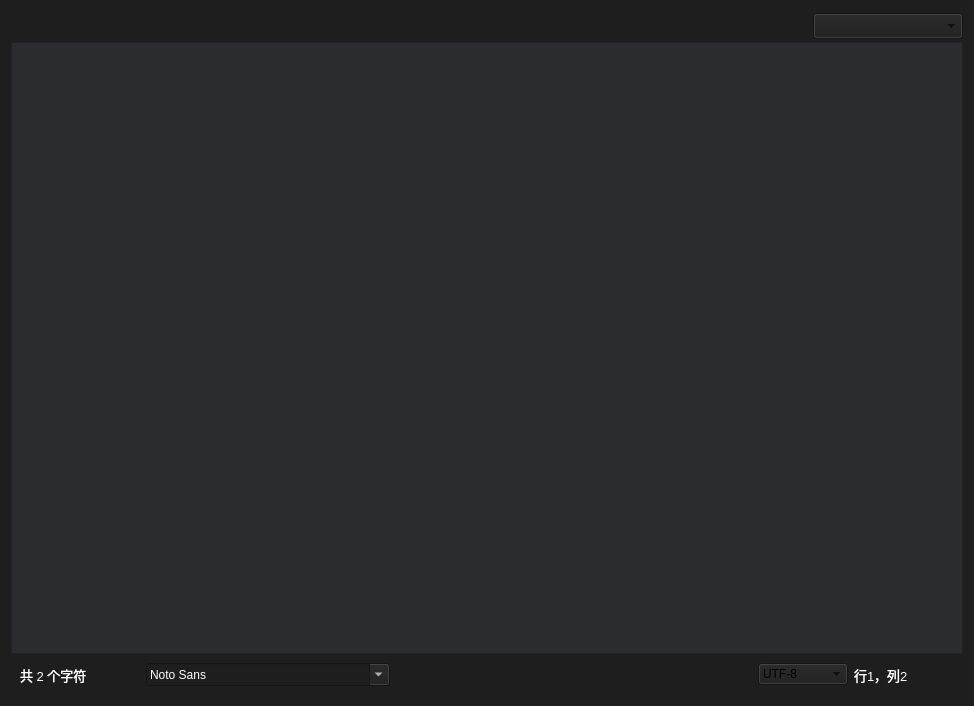
<?xml version="1.0" encoding="UTF-8"?>
<ui version="4.0">
 <class>Widget</class>
 <widget class="QWidget" name="Widget">
  <property name="geometry">
   <rect>
    <x>0</x>
    <y>0</y>
    <width>974</width>
    <height>706</height>
   </rect>
  </property>
  <property name="windowTitle">
   <string>LTNoteBook</string>
  </property>
  <property name="styleSheet">
   <string notr="true">background-color: rgb(30, 30, 30);</string>
  </property>
  <layout class="QHBoxLayout" name="horizontalLayout_4">
   <item>
    <layout class="QVBoxLayout" name="verticalLayout">
     <property name="spacing">
      <number>0</number>
     </property>
     <item>
      <layout class="QHBoxLayout" name="horizontalLayout">
       <property name="spacing">
        <number>5</number>
       </property>
       <item>
        <widget class="QPushButton" name="Open">
         <property name="minimumSize">
          <size>
           <width>31</width>
           <height>31</height>
          </size>
         </property>
         <property name="autoFillBackground">
          <bool>false</bool>
         </property>
         <property name="styleSheet">
          <string notr="true"/>
         </property>
         <property name="text">
          <string/>
         </property>
         <property name="icon">
          <iconset resource="res.qrc">
           <normaloff>:/icon/folder (1).png</normaloff>:/icon/folder (1).png</iconset>
         </property>
         <property name="iconSize">
          <size>
           <width>20</width>
           <height>20</height>
          </size>
         </property>
         <property name="checkable">
          <bool>false</bool>
         </property>
         <property name="checked">
          <bool>false</bool>
         </property>
         <property name="autoRepeat">
          <bool>false</bool>
         </property>
         <property name="autoExclusive">
          <bool>false</bool>
         </property>
         <property name="autoRepeatDelay">
          <number>0</number>
         </property>
         <property name="autoRepeatInterval">
          <number>2</number>
         </property>
         <property name="autoDefault">
          <bool>true</bool>
         </property>
         <property name="default">
          <bool>false</bool>
         </property>
         <property name="flat">
          <bool>true</bool>
         </property>
        </widget>
       </item>
       <item>
        <widget class="QPushButton" name="Save">
         <property name="minimumSize">
          <size>
           <width>30</width>
           <height>31</height>
          </size>
         </property>
         <property name="styleSheet">
          <string notr="true"/>
         </property>
         <property name="text">
          <string/>
         </property>
         <property name="icon">
          <iconset resource="res.qrc">
           <normaloff>:/icon/disk.png</normaloff>
           <activeoff>:/C:/Users/zyx/Downloads/document.png</activeoff>
           <activeon>:/C:/Users/zyx/Downloads/document.png</activeon>:/icon/disk.png</iconset>
         </property>
         <property name="iconSize">
          <size>
           <width>20</width>
           <height>20</height>
          </size>
         </property>
         <property name="checkable">
          <bool>false</bool>
         </property>
         <property name="autoRepeat">
          <bool>false</bool>
         </property>
         <property name="autoRepeatDelay">
          <number>0</number>
         </property>
         <property name="autoRepeatInterval">
          <number>200</number>
         </property>
         <property name="autoDefault">
          <bool>true</bool>
         </property>
         <property name="default">
          <bool>false</bool>
         </property>
         <property name="flat">
          <bool>true</bool>
         </property>
        </widget>
       </item>
       <item>
        <widget class="QPushButton" name="Exit">
         <property name="minimumSize">
          <size>
           <width>30</width>
           <height>30</height>
          </size>
         </property>
         <property name="styleSheet">
          <string notr="true"/>
         </property>
         <property name="text">
          <string/>
         </property>
         <property name="icon">
          <iconset resource="res.qrc">
           <normaloff>:/icon/exit.png</normaloff>
           <normalon>:/C:/Users/zyx/Downloads/exit.png</normalon>
           <activeoff>:/C:/Users/zyx/Pictures/icon/exit.png</activeoff>
           <activeon>:/C:/Users/zyx/Downloads/exit.png</activeon>
           <selectedoff>:/C:/Users/zyx/Downloads/exit.png</selectedoff>:/icon/exit.png</iconset>
         </property>
         <property name="iconSize">
          <size>
           <width>20</width>
           <height>20</height>
          </size>
         </property>
         <property name="checkable">
          <bool>false</bool>
         </property>
         <property name="autoRepeat">
          <bool>false</bool>
         </property>
         <property name="autoRepeatDelay">
          <number>0</number>
         </property>
         <property name="autoRepeatInterval">
          <number>200</number>
         </property>
         <property name="autoDefault">
          <bool>true</bool>
         </property>
         <property name="default">
          <bool>false</bool>
         </property>
         <property name="flat">
          <bool>true</bool>
         </property>
        </widget>
       </item>
       <item>
        <spacer name="horizontalSpacer">
         <property name="orientation">
          <enum>Qt::Orientation::Horizontal</enum>
         </property>
         <property name="sizeHint" stdset="0">
          <size>
           <width>40</width>
           <height>20</height>
          </size>
         </property>
        </spacer>
       </item>
       <item>
        <widget class="QPushButton" name="Reset">
         <property name="text">
          <string/>
         </property>
         <property name="icon">
          <iconset resource="res.qrc">
           <normaloff>:/icon/left-arrow.png</normaloff>:/icon/left-arrow.png</iconset>
         </property>
         <property name="iconSize">
          <size>
           <width>27</width>
           <height>27</height>
          </size>
         </property>
         <property name="autoDefault">
          <bool>true</bool>
         </property>
         <property name="default">
          <bool>false</bool>
         </property>
         <property name="flat">
          <bool>true</bool>
         </property>
        </widget>
       </item>
       <item>
        <widget class="QPushButton" name="Withdraw">
         <property name="text">
          <string/>
         </property>
         <property name="icon">
          <iconset resource="res.qrc">
           <normaloff>:/icon/right-arrow.png</normaloff>:/icon/right-arrow.png</iconset>
         </property>
         <property name="iconSize">
          <size>
           <width>27</width>
           <height>27</height>
          </size>
         </property>
         <property name="autoDefault">
          <bool>true</bool>
         </property>
         <property name="default">
          <bool>false</bool>
         </property>
         <property name="flat">
          <bool>true</bool>
         </property>
        </widget>
       </item>
       <item>
        <widget class="QComboBox" name="fileArrangement">
         <property name="minimumSize">
          <size>
           <width>150</width>
           <height>0</height>
          </size>
         </property>
         <property name="font">
          <font>
           <family>Microsoft YaHei</family>
           <pointsize>10</pointsize>
          </font>
         </property>
         <property name="cursor">
          <cursorShape>ClosedHandCursor</cursorShape>
         </property>
         <property name="mouseTracking">
          <bool>true</bool>
         </property>
         <property name="editable">
          <bool>false</bool>
         </property>
         <property name="sizeAdjustPolicy">
          <enum>QComboBox::SizeAdjustPolicy::AdjustToMinimumContentsLengthWithIcon</enum>
         </property>
        </widget>
       </item>
      </layout>
     </item>
     <item>
      <widget class="QTextEdit" name="textEdit">
       <property name="sizeIncrement">
        <size>
         <width>20</width>
         <height>20</height>
        </size>
       </property>
       <property name="baseSize">
        <size>
         <width>20</width>
         <height>20</height>
        </size>
       </property>
       <property name="font">
        <font>
         <family>KaiTi</family>
         <pointsize>14</pointsize>
        </font>
       </property>
       <property name="styleSheet">
        <string notr="true">background-color: rgb(43, 44, 47);
color: rgb(255, 255, 255);</string>
       </property>
       <property name="tabChangesFocus">
        <bool>false</bool>
       </property>
      </widget>
     </item>
     <item>
      <widget class="QWidget" name="widget" native="true">
       <property name="minimumSize">
        <size>
         <width>20</width>
         <height>20</height>
        </size>
       </property>
       <property name="styleSheet">
        <string notr="true">background-color: rgb(30, 30, 30);</string>
       </property>
       <layout class="QHBoxLayout" name="horizontalLayout_3">
        <item>
         <layout class="QHBoxLayout" name="horizontalLayout_2">
          <item>
           <widget class="QLabel" name="Word">
            <property name="minimumSize">
             <size>
              <width>120</width>
              <height>20</height>
             </size>
            </property>
            <property name="font">
             <font>
              <pointsize>10</pointsize>
             </font>
            </property>
            <property name="styleSheet">
             <string notr="true">color: rgb(255, 255, 255);</string>
            </property>
            <property name="text">
             <string>共 2 个字符</string>
            </property>
           </widget>
          </item>
          <item>
           <widget class="QFontComboBox" name="fontBox">
            <property name="minimumSize">
             <size>
              <width>20</width>
              <height>20</height>
             </size>
            </property>
            <property name="baseSize">
             <size>
              <width>0</width>
              <height>0</height>
             </size>
            </property>
            <property name="font">
             <font>
              <pointsize>10</pointsize>
             </font>
            </property>
            <property name="cursor">
             <cursorShape>ClosedHandCursor</cursorShape>
            </property>
            <property name="styleSheet">
             <string notr="true">color: rgb(255, 255, 255);</string>
            </property>
            <property name="iconSize">
             <size>
              <width>10</width>
              <height>10</height>
             </size>
            </property>
            <property name="currentFont">
             <font>
              <family>KaiTi</family>
              <pointsize>17</pointsize>
             </font>
            </property>
           </widget>
          </item>
          <item>
           <widget class="QPushButton" name="btnOpenSet">
            <property name="text">
             <string/>
            </property>
            <property name="icon">
             <iconset resource="res.qrc">
              <normaloff>:/icon/setting.png</normaloff>:/icon/setting.png</iconset>
            </property>
            <property name="iconSize">
             <size>
              <width>22</width>
              <height>24</height>
             </size>
            </property>
            <property name="autoDefault">
             <bool>true</bool>
            </property>
            <property name="default">
             <bool>false</bool>
            </property>
            <property name="flat">
             <bool>true</bool>
            </property>
           </widget>
          </item>
          <item>
           <spacer name="horizontalSpacer_2">
            <property name="orientation">
             <enum>Qt::Orientation::Horizontal</enum>
            </property>
            <property name="sizeHint" stdset="0">
             <size>
              <width>40</width>
              <height>20</height>
             </size>
            </property>
           </spacer>
          </item>
          <item>
           <widget class="QComboBox" name="fileCombobox">
            <property name="font">
             <font>
              <pointsize>9</pointsize>
             </font>
            </property>
            <property name="cursor">
             <cursorShape>ClosedHandCursor</cursorShape>
            </property>
            <property name="maxVisibleItems">
             <number>8</number>
            </property>
            <property name="iconSize">
             <size>
              <width>18</width>
              <height>18</height>
             </size>
            </property>
            <item>
             <property name="text">
              <string>UTF-8</string>
             </property>
            </item>
            <item>
             <property name="text">
              <string>UTF-16</string>
             </property>
            </item>
            <item>
             <property name="text">
              <string>UTF-16 LE</string>
             </property>
            </item>
            <item>
             <property name="text">
              <string>UTF-16 BE</string>
             </property>
            </item>
            <item>
             <property name="text">
              <string>ANSI</string>
             </property>
            </item>
           </widget>
          </item>
          <item>
           <widget class="QLabel" name="Position">
            <property name="minimumSize">
             <size>
              <width>100</width>
              <height>20</height>
             </size>
            </property>
            <property name="font">
             <font>
              <pointsize>10</pointsize>
             </font>
            </property>
            <property name="styleSheet">
             <string notr="true">color: rgb(255, 255, 255);</string>
            </property>
            <property name="text">
             <string>行1，列2</string>
            </property>
           </widget>
          </item>
         </layout>
        </item>
       </layout>
      </widget>
     </item>
    </layout>
   </item>
  </layout>
 </widget>
 <resources>
  <include location="res.qrc"/>
 </resources>
 <connections/>
</ui>
